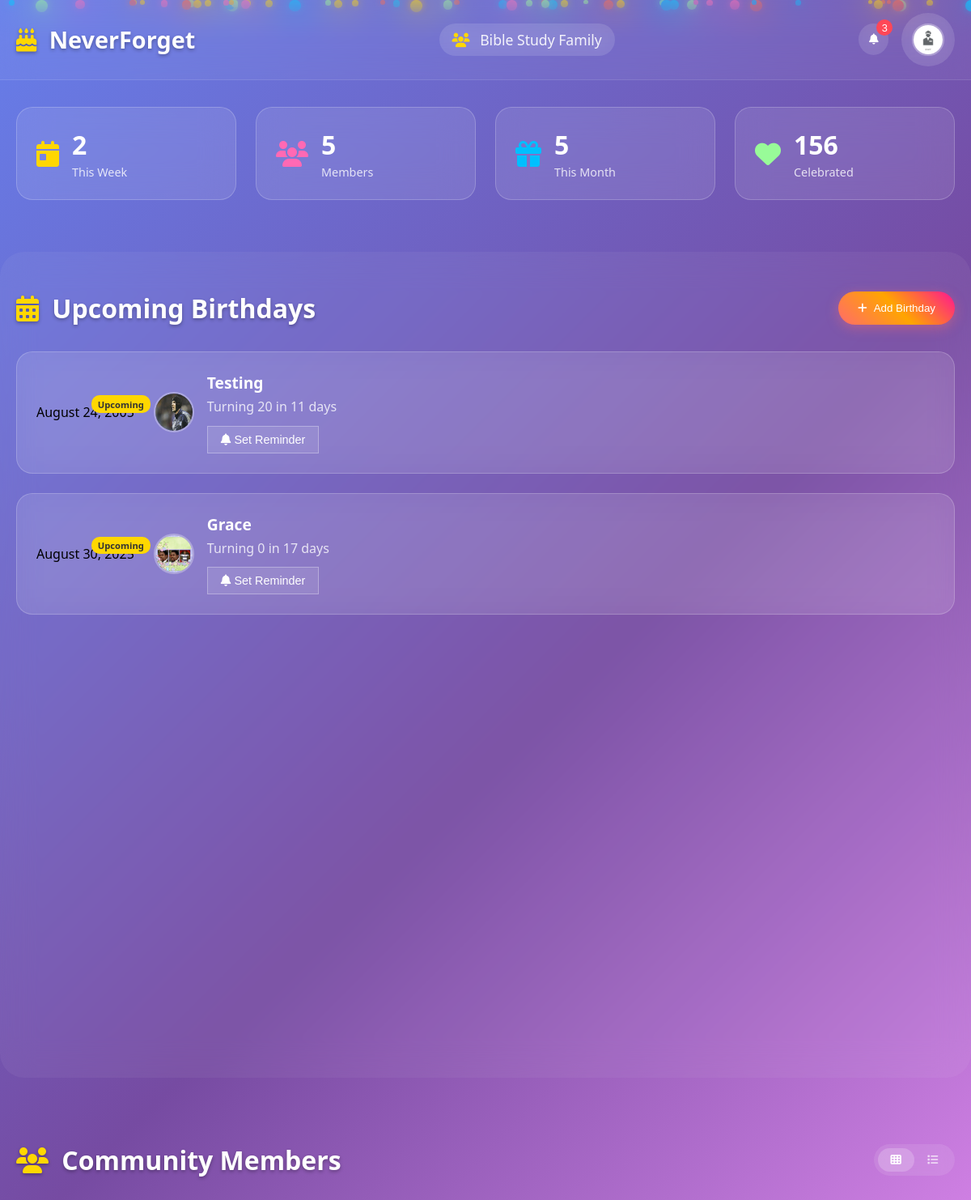
The app's page /home (signed in) with its own data.
### App/models.py (models this page shows, shortened)
class AdminProfile(models.Model):
    user = models.ForeignKey(User, on_delete=models.CASCADE , null=True)
    community_name = models.CharField(max_length=50, null=True)
    adminImage = models.ImageField(upload_to='Admin Images', null=True, blank=True)
    email = models.EmailField(max_length=254)
    phone_number = PhoneNumberField(region='NG')
    birthday = models.DateField(auto_now=False, auto_now_add=False, null=True)

class BirthdayInfo(models.Model):
    GENDER_CHOICES = (
        ('male', 'Male'),
        ('female', 'Female'),
    )
    TRAINING_LEVEL_CHOICES = (
        ('baptisimal', 'Baptisimal'),
        ('believers', 'Believers'),
        ('workers-in-training', 'Workers In Training'),
        ('completed', 'Completed'),
    )
    community_user_name = models.ForeignKey(User, on_delete=models.CASCADE , null=True)
    personName = models.CharField(max_length=50)
    personImage = models.ImageField(upload_to='Birthday Images', null=True, blank=True)
    birthDate = models.DateField(auto_now=False, auto_now_add=False)
    phoneNumber = models.CharField(max_length=15)
    email = models.EmailField(max_length=254)
    matric =  models.CharField(max_length=50)
    department =  models.CharField(max_length=50)
    level = models.IntegerField()
    gender = models.CharField(max_length=10, choices=GENDER_CHOICES, null=True)
    trainingLevel = models.CharField(max_length=50, choices=TRAINING_LEVEL_CHOICES, null=True)
    reminderDays = models.IntegerField(null=True)

### App/views.py (the view)
# urls.py: path('home', views.home, name='home'),
@login_required(login_url='login')
def home(request):
    user_obj = User.objects.get(username=request.user)
    adminProfile = AdminProfile.objects.get(user=user_obj)
    today = date.today()
    all_birthdays = BirthdayInfo.objects.filter(community_user_name=request.user)
    number_of_community_members = len(all_birthdays)
    todays_birthdays = []
    tomorrows_birthdays = []
    upcoming_birthdays = []
    for b in all_birthdays:
        if b.birthDate:
            bday_this_year = b.birthDate.replace(year=today.year)
            if bday_this_year < today:
                next_bday = bday_this_year.replace(year=today.year + 1)
            else:
                next_bday = bday_this_year
            days_until = (next_bday - today).days
            days_since = (today - bday_this_year).days if bday_this_year < today else None
            age_on_next_bday = calculate_age(b.birthDate, next_bday)
            b.days_until = days_until
            b.days_since = days_since
            b.age_on_next_bday = age_on_next_bday
            if days_until == 0:
                todays_birthdays.append(b)
            elif days_until == 1:
                tomorrows_birthdays.append(b)
            else:
                upcoming_birthdays.append(b)
    upcoming_birthdays.sort(key=lambda x: (x.days_until if x.days_until > 0 else 9999 + x.days_since))
    upcoming_birthdays = upcoming_birthdays[:10]
    context = {
        'todays_birthdays': todays_birthdays,
        'tomorrows_birthdays': tomorrows_birthdays,
        'upcoming_birthdays': upcoming_birthdays,
        'all_birthdays':all_birthdays,
        'number_of_community_members':number_of_community_members,
        'adminProfile':adminProfile
    }
    return render(request, 'home.html', context)

### App/views.py (called while the page is built)
def calculate_age(born, ref_date):
    return ref_date.year - born.year - ((ref_date.month, ref_date.day) < (born.month, born.day))

### templates/home.html (shortened to what this page needs)
{% load static %}
<html lang="en">
  <head>
    <link
      rel="stylesheet"
      href="https://cdnjs.cloudflare.com/ajax/libs/font-awesome/6.4.0/css/all.min.css"
    />
    <link rel="stylesheet" href="{% static 'home.css' %}" />
    <link rel="stylesheet" href="{% static 'message.css' %}" />
    <link rel="stylesheet" href="{% static 'pwa.css' %}" />
  </head>
  <body>
    <div class="birthday-animation" id="particles"></div>
    <header>
      <nav class="container">
        <div class="logo">
          <i class="fas fa-birthday-cake"></i>
          NeverForget
        </div>
        <div class="nav-center">
          <span class="community-name">
            <i class="fas fa-users"></i>
            {{adminProfile.community_name}}
          </span>
        </div>
        <div class="nav-right">
          <button class="btn-icon" onclick="toggleNotifications()">
            <i class="fas fa-bell"></i>
            <span class="notification-badge">3</span>
          </button>
          <div class="user-menu">
            <button
              class="btn-icon profile-toggle"
              onclick="toggleProfileMenu()"
            >
              <img
                src="{% static 'sta.jpg' %}"
                alt="Profile"
                class="profile-pic"
              />
            </button>
          </div>
        </div>
      </nav>
    </header>
    <main>
      <section class="stats-section">
        <div class="container">
          <div class="stats-grid">
            <div class="stat-card">
              <i class="fas fa-calendar-day"></i>
              <div class="stat-info">
                <h3>2</h3>
                <p>This Week</p>
              </div>
            </div>
            <div class="stat-card">
              <i class="fas fa-users"></i>
              <div class="stat-info">
                <h3>{{number_of_community_members}}</h3>
                <p>Members</p>
              </div>
            </div>
            <div class="stat-card">
              <i class="fas fa-gift"></i>
              <div class="stat-info">
                <h3>5</h3>
                <p>This Month</p>
              </div>
            </div>
            <div class="stat-card">
              <i class="fas fa-heart"></i>
              <div class="stat-info">
                <h3>156</h3>
                <p>Celebrated</p>
              </div>
            </div>
          </div>
        </div>
      </section>
      <section class="upcoming-section">
        <div class="container">
          <div class="section-header">
            <h2>
              <i class="fas fa-calendar-alt"></i>
              Upcoming Birthdays
            </h2>
            <button class="btn btn-primary" onclick="addBirthday()">
              <i class="fas fa-plus"></i>
              Add Birthday
            </button>
          </div>
          <div class="birthday-timeline">
            {% if upcoming_birthdays %}
            {% for b in upcoming_birthdays %}
            <div class="birthday-item">
              <div class="birthday-date">
                <span class="badge">Upcoming</span>
                <span class="full-date">{{ b.birthDate|date:"F d, Y" }}</span>
              </div>
              <div class="birthday-info">
                <div class="person-avatar">
                  <img src="{{ b.personImage.url }}" alt="{{ b.personName }}" />
                </div>
                <div class="person-details">
                  <h3>{{ b.personName }}</h3>
                  <p>
                    Turning {{ b.age_on_next_bday }} in {{ b.days_until }} days
                  </p>
                  <div class="birthday-actions">
                    <button class="btn-small btn-remind">
                      <i class="fas fa-bell"></i>
                      Set Reminder
                    </button>
                  </div>
                </div>
              </div>
            </div>
            {% endfor %}
            {% endif %}
          </div>
        </div>
      </section>
      <section class="members-section">
        <div class="container">
          <div class="section-header">
            <h2>
              <i class="fas fa-users"></i>
              Community Members
            </h2>
            <div class="view-toggle">
              <button class="toggle-btn active" data-view="grid">
                <i class="fas fa-th"></i>
              </button>
              <button class="toggle-btn" data-view="list">
                <i class="fas fa-list"></i>
              </button>
            </div>
          </div>
        </div>
      </section>
    </main>
  </body>
</html>

### static/pwa.css (style rules this page uses)
body { opacity: 1 !important; visibility: visible !important; }
:root { --pwa-primary: #6366f1; --pwa-secondary: #8b5cf6; --pwa-success: #10b981; --pwa-warning: #f59e0b; --pwa-error: #ef4444; --pwa-background: #ffffff; --pwa-surface: #f8fafc; --pwa-text: #1e293b; --pwa-text-secondary: #64748b; }

### records on screen
AdminProfile: community_name "Bible Study Family"
BirthdayInfo: birthDate "August 24, 2005", personImage (picture), personName "Testing", age_on_next_bday "20", days_until "11"
BirthdayInfo: birthDate "August 30, 2025", personImage (picture), personName "Grace", age_on_next_bday "0", days_until "17"

### other values on screen
{{ number_of_community_members }} "5"
